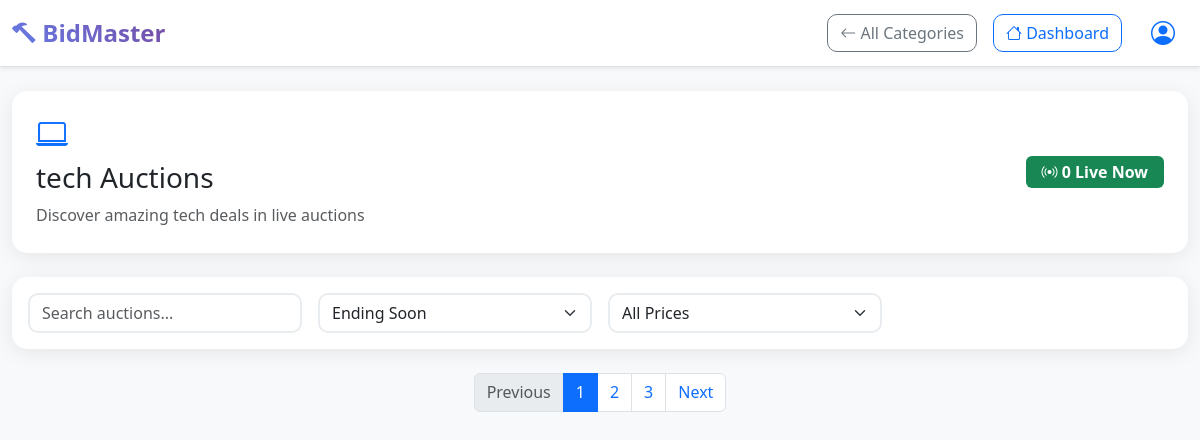
The app's page /live_to_show/13/tech, older data.
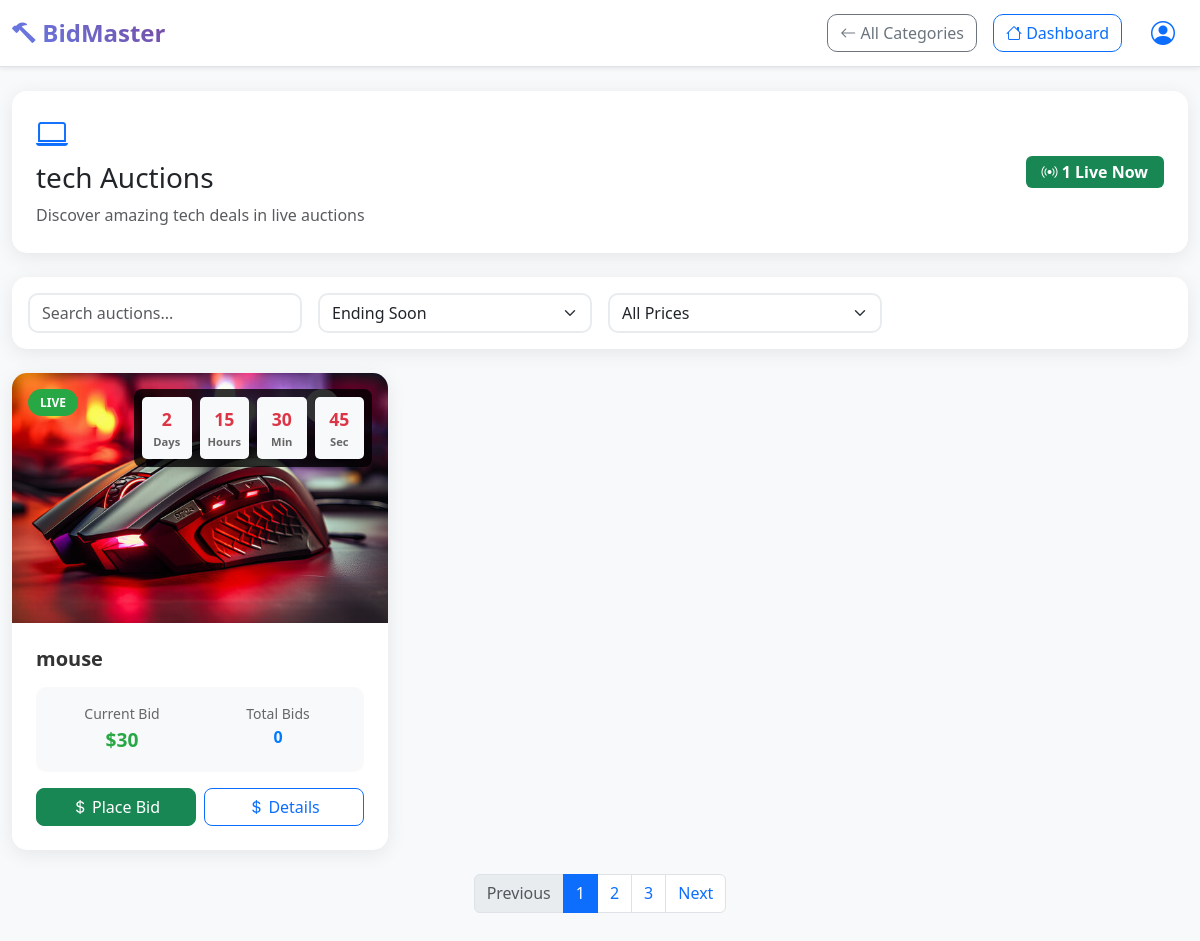
The same page, newer data.
### accounts/models.py (models this page shows, shortened)
class Products (models.Model):
    product_id=models.AutoField(primary_key=True)
    product_name=models.CharField(max_length=50,default='')
    product_category=models.CharField(max_length=50,default='')
    product_desc=models.CharField(max_length=1000,default='')
    product_pub_date=models.DateField(default=date.today)
    product_end_date=models.DateField(default=ten_days_later)
    product_image=models.ImageField(upload_to='auctions/images',default='')
    product_start_price= models.IntegerField(default=0)
    product_current_price= models.IntegerField(default=0)
    product_end_price=models.IntegerField(default=0)
    product_mid_price=models.IntegerField(default=0)
    product_owner=models.IntegerField(default=0)
    product_winner=models.CharField(default=-1)
    product_winner_id=models.IntegerField(default=-1)
    product_bidders=models.CharField(max_length=200,default='')
    product_status=models.CharField(max_length=50,default='pending')
    product_bids_count=models.IntegerField(default=0)

### accounts/views.py (the view)
# urls.py: path('live_to_show/<int:member_id>/<str:category>', views.live_to_show,name='live_to_show'),
def live_to_show(request,member_id,category):
    print(member_id,category)
    live=Products.objects.filter(product_category=category,product_status='live')
    return render(request,'accounts/bidderCatagoryDetail.html',{'category':category,'id':member_id,'live':len(live),'products':live})

### accounts/templates/accounts/bidderCatagoryDetail.html (shortened to what the changed rows need)
<!DOCTYPE html>
<html lang="en">
<head>
    <link href="https://cdn.jsdelivr.net/npm/bootstrap@5.3.0/dist/css/bootstrap.min.css" rel="stylesheet">
    <link href="https://cdn.jsdelivr.net/npm/bootstrap-icons@1.10.0/font/bootstrap-icons.css" rel="stylesheet">
</head>
<body class="bg-light">
    <div class="container-fluid py-4">
        <div class="row mb-4">
            <div class="col-12">
                <div class="page-header p-4">
                    <div class="row align-items-center">
                        <div class="col-md-8">
                            <h1 class="h2 mb-2">
                                <i class="bi bi-laptop text-primary" id="categoryIcon"></i>
                                <h3>{{category}} Auctions</h3>
                            </h1>
                            <p class="text-muted mb-0" id="categoryDescription">Discover amazing {{category}} deals in live auctions</p>
                        </div>
                        <div class="col-md-4 text-md-end">
                            <span class="badge bg-success fs-6 px-3 py-2">
                                <i class="bi bi-broadcast"></i> <span id="liveCount">{{live}}</span> Live Now
                            </span>
                        </div>
                    </div>
                </div>
            </div>
        </div>
        <div class="row g-4" id="auctionsGrid">
            {% for product in products %}
            <div class="col-lg-4 col-md-6" data-price="2850" data-bids="23" data-ending="2024-08-20T14:30:00">
                <div class="card auction-card h-100">
                    <div class="auction-image">
                        <img src="{{product.product_image.url}}" class="card-img-top" alt="iPhone 15 Pro">
                        <div class="auction-status">LIVE</div>
                        <button class="watch-btn" onclick="toggleWatch(this)">
                        </button>
                        <div class="auction-timer">
                            <div class="countdown-timer" data-end="2024-08-20T14:30:00">
                                <div class="countdown-item">
                                    <div class="countdown-number">2</div>
                                    <div class="countdown-label">Days</div>
                                </div>
                                <div class="countdown-item">
                                    <div class="countdown-number">15</div>
                                    <div class="countdown-label">Hours</div>
                                </div>
                                <div class="countdown-item">
                                    <div class="countdown-number">30</div>
                                    <div class="countdown-label">Min</div>
                                </div>
                                <div class="countdown-item">
                                    <div class="countdown-number">45</div>
                                    <div class="countdown-label">Sec</div>
                                </div>
                            </div>
                        </div>
                    </div>
                    <div class="card-body auction-details">
                        <h5 class="card-title">{{product.product_name}}</h5>
                        <div class="auction-meta">
                            <div>
                                <small>Current Bid</small>
                                <div class="current-bid">${{product.product_current_price}}</div>
                            </div>
                            <div>
                                <small>Total Bids</small>
                                <div class="bid-count">{{product.product_bids_count}}</div>
                            </div>
                        </div>
                        <div class="auction-actions">
                            <a href="/show_details/{{id}}/{{product.product_id}}" class="btn btn-success btn-custom">
                                <i class="bi bi-currency-dollar"></i> Place Bid
                            </a>
                            <a href="/show_details/{{id}}/{{product.product_id}}" class="btn btn-outline-primary btn-custom">
                                <i class="bi bi-currency-dollar"></i> Details
                            </a>
                        </div>
                    </div>
                </div>
            </div>
            {% endfor %}
        </div>
    </div>
</body>
</html>

Row changes from the older to the newer data that the page shows:
now on this page (row edited): Products: product_category "tech", product_image (picture), product_name "mouse", product_current_price "30", product_bids_count "0"
Text that changed along with them:
{{ live }}: "0" → "1"
{{ category }}: "tech" → (not shown)
